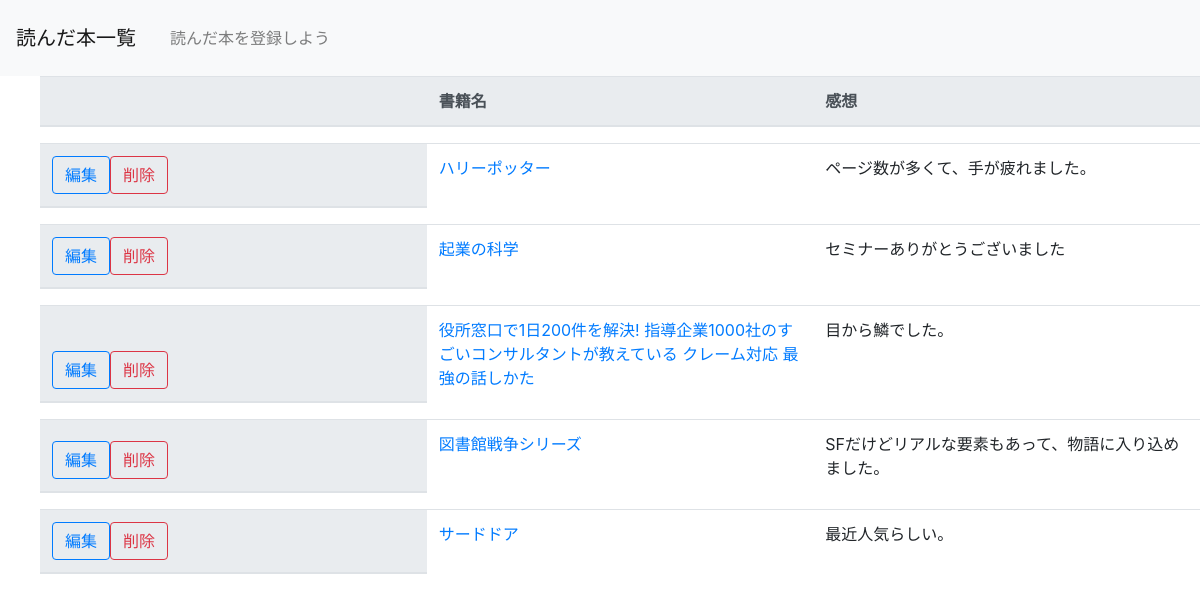
The page /select.php on the database its author committed.
### tables this page shows
CREATE TABLE `gs_bm_table` (
  `id` int(12) NOT NULL,
  `name` varchar(64) NOT NULL,
  `url` text DEFAULT NULL,
  `comment` text NOT NULL,
  `indate` datetime NOT NULL
);

### select.php (the view, shortened to what this page needs)
<?php
$dbn = 'mysql:dbname=gsacfd04_03;charset=utf8;port=3306;host=localhost';
$user = 'root';
$pwd = '';
try {
  $pdo = new PDO($dbn, $user, $pwd);
} catch (PDOException $e) {
  exit('dbError:' . $e->getMessage());
}
$sql = 'SELECT * FROM gs_bm_table';
$stmt = $pdo->prepare($sql);
$status = $stmt->execute();
$view = '';
if ($status == false) {
  $error = $stmt->errorInfo();
  exit('sqlError:' . $error[2]);
} else {
  while ($result = $stmt->fetch(PDO::FETCH_ASSOC)) {
    $view .= '<table class="table" style="table-layout: fixed; overflow-wrap : break-word;">';
    $view .= '<thead class="thead-light">';
    $view .= '<tr>';
    $view .= '<th>';
    $view .= '<a href="detail.php?id=' . $result['id'] . '" class="btn btn-outline-primary">編集</a>';
    $view .= '<a href="delete.php?id=' . $result['id'] . '" class="btn btn-outline-danger">削除</a>';
    $view .= '<td>' . ' <a href=$result["url"]> ' . $result["name"] . '</a>' . '</td>';
    $view .= '<td>' . $result['comment']  . '</td>';
    $view .= '</tr>';
    $view .= '</tbody>';
    $view .= '</table>';
  }
}
?>
<!DOCTYPE html>
<html lang="ja">
<head>
  <link rel="stylesheet" href="https://stackpath.bootstrapcdn.com/bootstrap/4.2.1/css/bootstrap.min.css">
</head>
<body>
  <header>
    <nav class="navbar navbar-expand-lg navbar-light bg-light">
      <a class="navbar-brand" href="#">読んだ本一覧</a>
      <div class="collapse navbar-collapse" id="navbarNav">
        <ul class="navbar-nav">
          <li class="nav-item">
            <a class="nav-link" href="index.php">読んだ本を登録しよう</a>
          </li>
        </ul>
      </div>
    </nav>
  </header>
  <ul class="table">
    <table class="table" style="table-layout: fixed;">
      <thead class="thead-light">
        <tr>
          <th></th>
          <th>書籍名</th>
          <th>感想</th>
        </tr>
      </thead>
    </table>
    <?= $view ?>
  </ul>
</body>
</html>

### select.php (style rules this page uses)
div { padding: 10px; font-size: 16px; }

### rows shown on the page
gs_bm_table: name "ハリーポッター", comment "ページ数が多くて、手が疲れました。"
gs_bm_table: name "起業の科学", comment "セミナーありがとうございました"
gs_bm_table: name "役所窓口で1日200件を解決! 指導企業1000社のすごいコンサルタントが教えている クレーム対応 最強の話しかた", comment "目から鱗でした。"
gs_bm_table: name "図書館戦争シリーズ", comment "SFだけどリアルな要素もあって、物語に入り込めました。"
gs_bm_table: name "サードドア", comment "最近人気らしい。"
